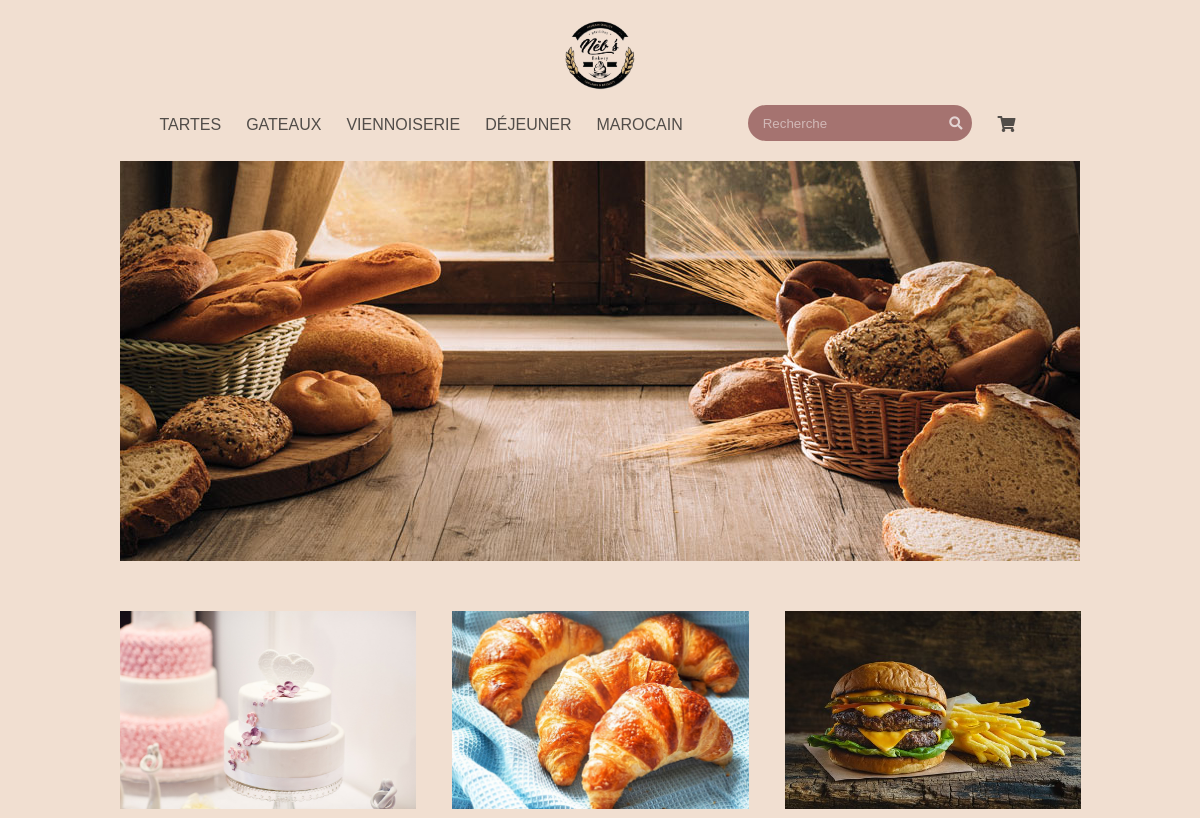
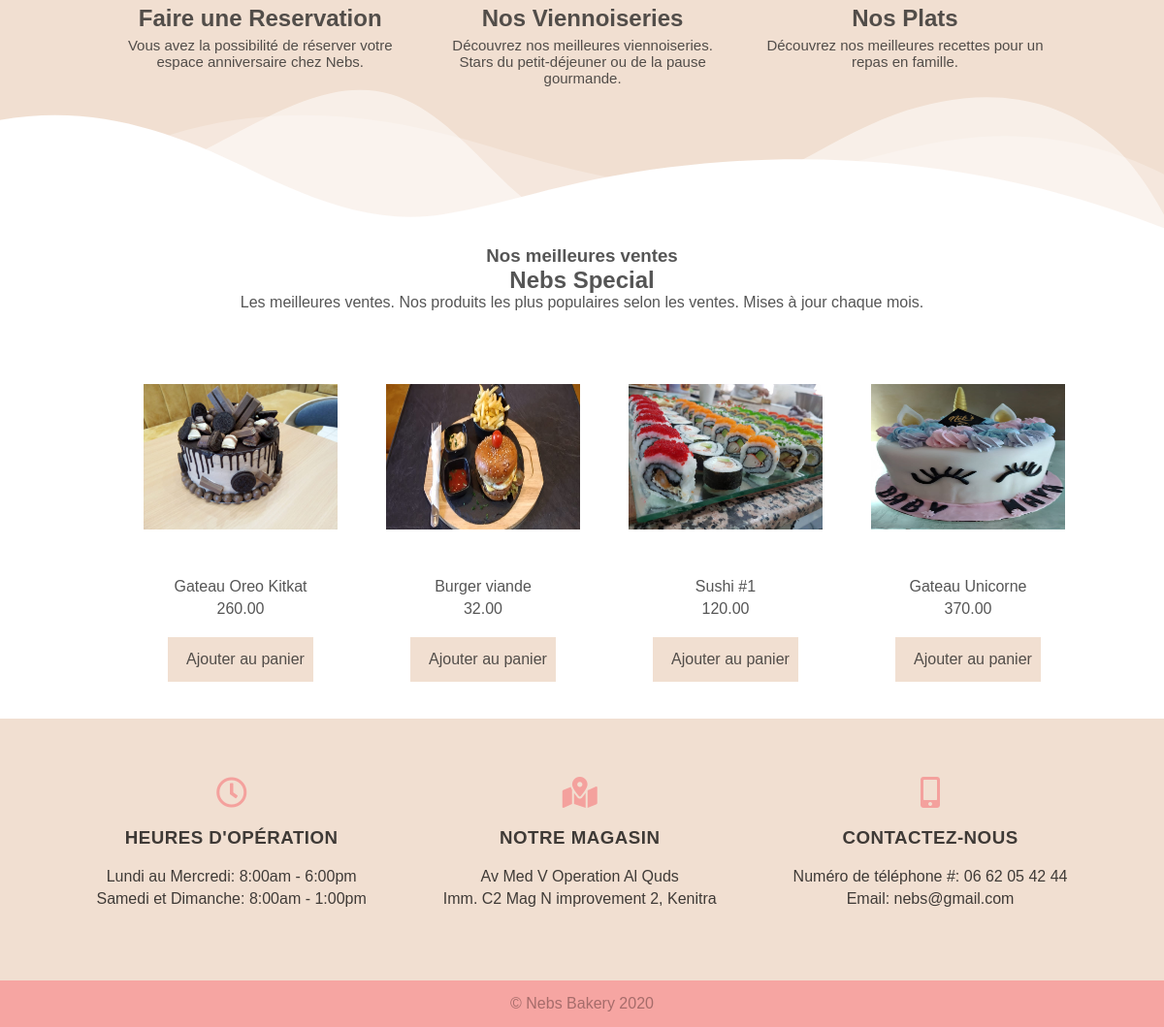
The page / on the database its author committed (2 pictures, top to bottom).
### main/models.py (models this page shows, shortened)
class Item (models.Model):
    CATEGORY = (
        ('Cake', 'Cake'),
        ('Bread', 'Bread'),
        ('Pastry', 'Pastry'),
        ('Cookies', 'Cookies'),
        ('Moroccan', 'Moroccan')
    )
    picture = models.ImageField(upload_to = 'main/static/item-pictures')
    name = models.CharField(max_length=100)
    price = models.DecimalField(max_digits=7, decimal_places=2)
    description = models.CharField(max_length = 250)
    category = models.CharField(
        max_length= 30,
        choices = CATEGORY
    )
    sold_qty = models.IntegerField()
    available_qty = models.IntegerField()

### main/views.py (the view)
# urls.py: path("", views.index, name = "index"),
def index(request):
    now=datetime.datetime.now()
    best_selling=[]
    for obj in best_seller.objects.all():
        if(now.month==obj.date.month and now.year==obj.date.year):
             best_selling.append(obj.product)
    if(not best_selling or now.day==1):
        best_selling=Item.objects.all().order_by('-sold_qty')[:8]
        for itm in best_selling:
            j=best_seller(product=itm , date=now)
            j.save()
    return render(request, "main/index.html",{'list':best_selling})

### main/templates/main/index.html (shortened to what this page needs)
{% load static %}
<!DOCTYPE html>
<html lang="en">
<head>
    <link rel="stylesheet" href="https://cdnjs.cloudflare.com/ajax/libs/font-awesome/5.15.1/css/all.min.css"/>
    <link rel="stylesheet" href="{% static 'style.css' %}">
</head>
<body>
    <div class="top-bar">
        <a href="{% url 'index' %}">
            <img src="{% static '/imgs/logo-png.png' %}" class="logo">
        </a>
        <nav class="navbar">
            <ul class="navbar-nav">
                <li class="nav-link "><a href="{% url 'display' cat='Bread'%}" >TARTES</a></li>
                <li class="nav-link"><a href="{% url 'display' cat='Cake'%}" >GATEAUX</a></li>
                <li class="nav-link"><a href="{% url 'display' cat='Pastry'%}">VIENNOISERIE</a></li>
                <li class="nav-link"><a href="{% url 'display' cat='Cookies'%}" >DÉJEUNER</a></li>
                <li class="nav-link"><a href="{% url 'display' cat='Moroccan'%}">MAROCAIN</a></li>
                <li class=" nav-link-icons">
                    <li class="nav-link"><a href="#" target="">
                        <div class="search-box">
                            <form action="/se arch" method="get">
                                <input class="search-txt" type="search" name="query" id = "query" placeholder="Recherche">
                                <button type = "submit" class="search-btn"><i class="fas fa-search search-box-icon"></i></button>
                            </form>
                        </div>
                    </a></li>
                    <li class="nav-link"><a href="{% url 'shoppingcart:index' %}" target="_blank"><i class="fas fa-shopping-cart"></i></a></li>
                </li>
            </ul>
        </nav>
    </div>
    <div class="carousel">
    </div>
    <div class="categories-3">
        <a href="{% url 'booking' %}" target="_blank">
            <div class="first-cat res-cat">
                <img src="{% static 'imgs/special-cakes.jpg' %}" class="pic-cat">
                <div class="cat-text">
                    <h2>Faire une Reservation</h2>
                    <p>Vous avez la possibilité de réserver votre espace anniversaire chez Nebs.</p>
                </div>
            </div>
        </a>
        <a href="{% url 'display' cat='Pastry'%}">
            <div class="second-cat">
                <img src="{% static 'imgs/c-2.jpg' %}" class="pic-cat">
                <div class="cat-text">
                    <h2>Nos Viennoiseries</h2>
                    <p>Découvrez nos meilleures viennoiseries. Stars du petit-déjeuner ou de la pause gourmande.</p>
                </div>
            </div>
        </a>
        <a href="{% url 'display' cat='Cookies'%}" >
            <div class="third-cat">
                <img src="{% static 'imgs/burger.jpg' %}" class="pic-cat">
                <div class="cat-text">
                    <h2>Nos Plats</h2>
                    <p>Découvrez nos meilleures recettes pour un repas en famille.</p>
                </div>
            </div>
        </a>
    </div>
    <div class="custom-shape-divider-bottom-1607388473">
    </div>
    <div class="best-sellers-container">
        <div class="best-sellers">
            <h3>Nos meilleures ventes</h3>
            <h2 class = "fancy-text">Nebs Special</h2>
            <p class = "offers-paragraph">Les meilleures ventes. Nos produits les plus populaires selon les ventes. Mises à jour chaque mois.</p>
            <div class="best-sellers-grid">
                {%for item in list %}
                <div class="card">
                    <li class="item-image"><img src="{% static item.picture|cut:'main/static' %}" alt="" srcset=""></li>
                    <div class="item-name">{{item.name}}</div>
                    <div class="item-price">{{item.price}}</div>
                    <form method="POST" action="{% url 'shoppingcart:index' %}">
                     <input type ="submit" class="btn btn-display" value="Ajouter au panier"></input>
                     </form>
                </div>
                {% endfor %}
            </div>
    </div>
    <div class="info">
        <div class="info-item">
            <i class="far fa-2x fa-clock"></i>
            <h3>HEURES D'OPÉRATION </h2>
                <span>Lundi au Mercredi: 8:00am - 6:00pm</span>
                <span>Samedi et Dimanche: 8:00am - 1:00pm</span>
            </div>
            <div class="info-item">
                <i class="fas fa-2x fa-map-marked-alt"></i>
                <h3>NOTRE MAGASIN</h2>
                <span>Av Med V Operation Al Quds</span>
                <span>Imm. C2 Mag N improvement 2, Kenitra</span>
            </div>
            <div class="info-item">
                <i class="fas fa-2x fa-mobile-alt"></i>
                <h3>CONTACTEZ-NOUS</h2>
                <span>Numéro de téléphone #: 06 62 05 42 44</span>
                <span>Email: nebs@gmail.com</span>
        </div>
    </div>
    <footer>© Nebs Bakery 2020</footer>
</body>
</html>

### main/static/style.css (style rules this page uses)
* { margin: 0; outline: none; padding: 0; box-sizing: border-box; list-style: none; text-decoration: none; color: rgba(26, 25, 25, 0.74); font-family: 'Poppins', sans-serif; }
html { background-color: #f1dfd1; }
.top-bar { padding: 20px 15px; width: 100%; }
.logo { display:block; margin:auto; height: 70px; margin-bottom: 25px; }
.navbar-nav { width: 100%; display: flex; justify-content: center; margin-right: -40px; }
.nav-link { margin-right: 25px; font-family: 'Montserrat', sans-serif; }
.nav-link-icons { margin-left: 40px; }
.carousel { height: 400px; width: 80%; background: url(/static/imgs/carousel-img1.jpg) no-repeat center center; background-size: cover; display: block; margin: auto; }
.categories-3 { margin-top: 50px; display: flex; margin-left: 10%; margin-right: 10%; margin-bottom: 140px; }
.categories-3 img, .cat-text { width: 24.7vw; margin-right: 3vw; text-align: center; }
.cat-text h2 { margin-top: 10px; font-family: sans-serif; }
.cat-text p { margin-top: 5px; font-size: 15px; font-family: sans-serif; }
.best-sellers-container { background-color: #FFFFFF; }
.best-sellers { padding: 10px; font-family: sans-serif; width: 90%; margin-left: 5%; margin-bottom: 80px; text-align: center; display: flex; flex-direction: column; align-items: center; }
.best-sellers-grid { margin-top: 50px; display: grid; width: 90%; grid-template-columns: repeat(4, 1fr); margin-bottom: 60px; }
.card { height: 250px; margin: 10px; padding: 15px; }
.btn { margin-top: 15px; width: 150px; border: none; background-color: #f1dfd1; padding: 14px 19px; font-size: 16px; font-family: sans-serif; cursor: pointer; transition: all 0.7s ease-in-out; }
.custom-shape-divider-bottom-1607388473 { margin-top: -150px; width: 100%; overflow: hidden; line-height: 0; transform: rotate(180deg); }
.custom-shape-divider-bottom-1607388473 svg { position: relative; display: block; width: calc(123% + 1.3px); height: 164px; }
.info { margin-top: -50px; background-color: #f1dfd1; padding: 60px; display: flex; justify-content: space-around; }
.info-item { color: whitesmoke; display: flex; flex-direction: column; text-align: center; margin-bottom: 10px; }
.info-item i { color: rgba(245, 151, 148, 0.863); display: block; margin: auto; margin-bottom: 20px; }
.info-item h3 { color: rgba(0, 0, 0, 0.74); letter-spacing: 0.5px; margin-bottom: 20px; }
.info-item span { margin-bottom: 5px; color: rgba(0, 0, 0, 0.74); }
footer { background-color:rgba(245, 151, 148, 0.863); padding: 15px; width: 100%; text-align: center; color: rgba(153, 99, 97, 0.863); }
.item-image img { width: 200px; height: 150px; }
.item-image { height: 200px; }
.item-name { margin-bottom: 5px; }
.item-price { margin-bottom: 5px; }
.search-box { background: rgba(153, 99, 97, 0.863); padding: 3px 10px; border-radius: 50px; margin-top: -10px; }
.search-txt { padding: 5px; height: 30px; color: white; background: none; border: none; }
.search-btn { background: none; border: none; }
.search-box-icon { color: rgba(255, 255, 255, 0.693); }
.search-txt::placeholder { color:rgba(255, 255, 255, 0.493); }

### rows shown on the page
Item: picture (picture), name "Gateau Oreo Kitkat", price "260.00"
Item: picture (picture), name "Burger viande", price "32.00"
Item: picture (picture), name "Sushi #1", price "120.00"
Item: picture (picture), name "Gateau Unicorne", price "370.00"
